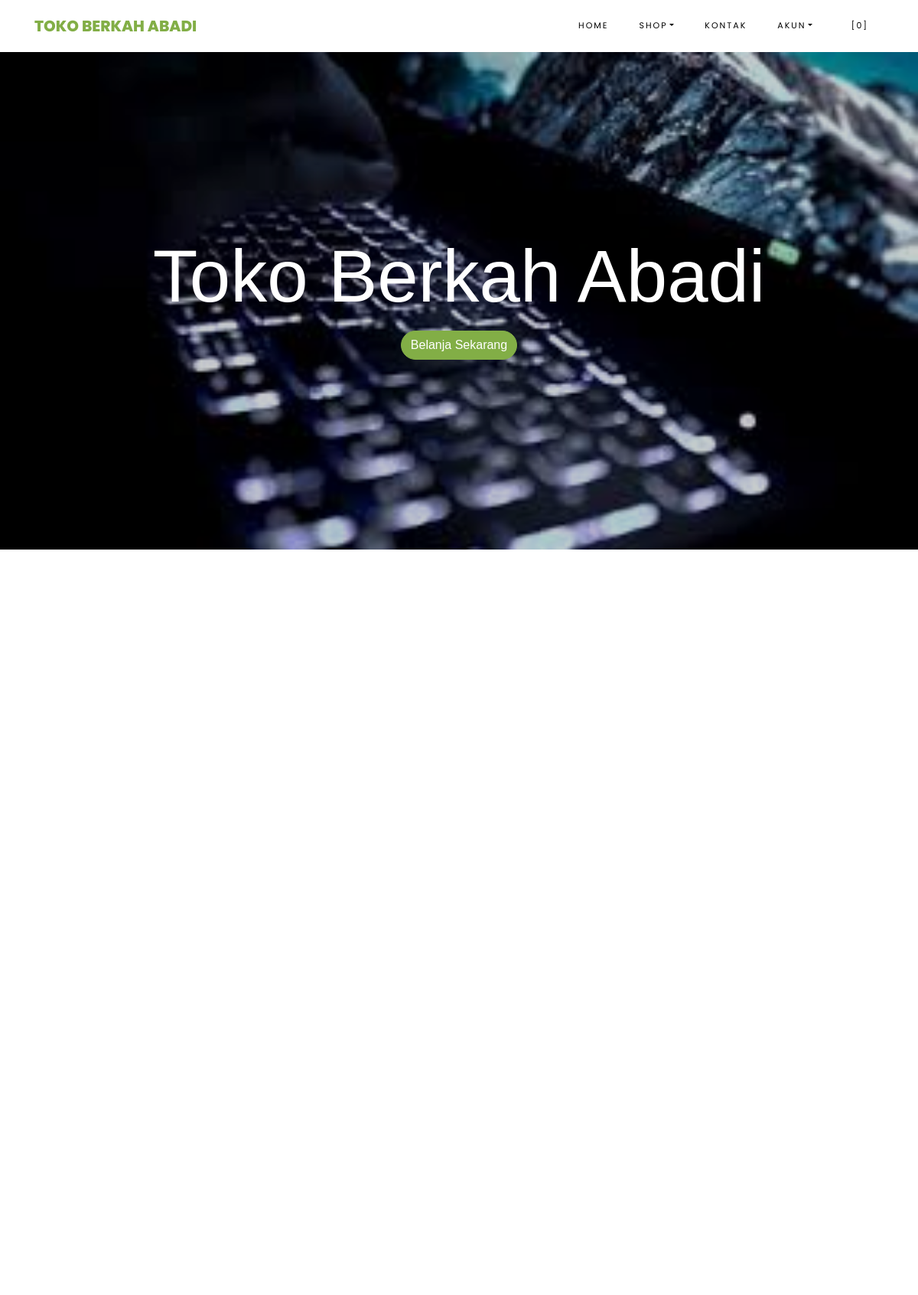
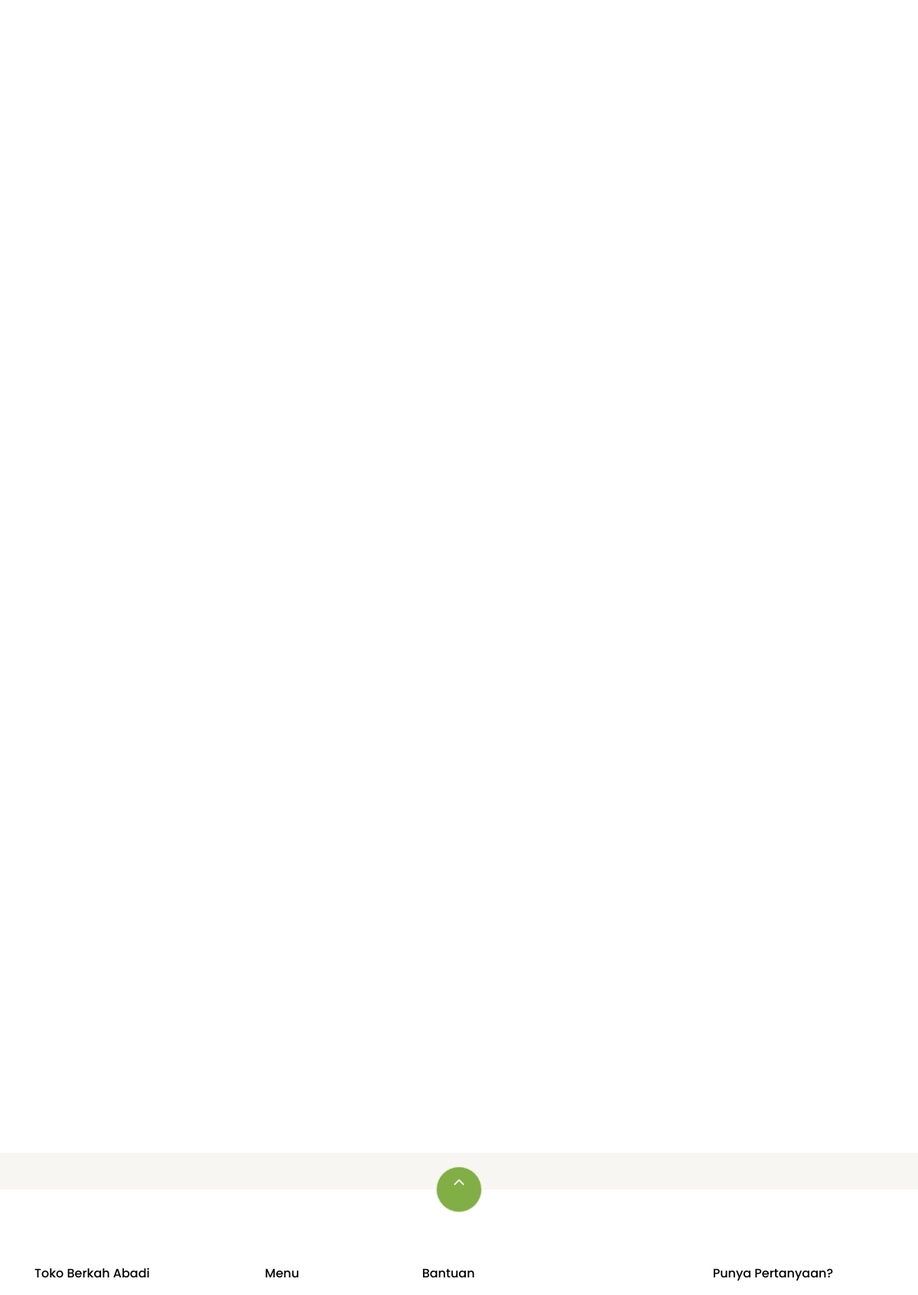
The page / (upper part) on the database its author committed (2 pictures, top to bottom).
### tables this page shows
CREATE TABLE `settings` (
  `id` int(10) NOT NULL,
  `key` varchar(32) NOT NULL,
  `content` text NOT NULL
);

### application/helpers/themes_helper.php (called while the page is built, shortened)
<?php
if ( ! function_exists('get_theme_name'))
{
    function get_theme_name() {
        $current_theme = get_settings('current_theme_name');
        return ($current_theme) ? $current_theme : false;
    }
}
if ( ! function_exists('get_template_part'))
{
    function get_template_part($file_name = null, $params = array()) {
        if ($file_name !== '') {
            $current_theme = get_theme_name();
            if ( file_exists($file_location = VIEWPATH .'themes/'. $current_theme .'/'. $file_name .'.php')) {
                $CI =& get_instance();
                $CI->load->view('themes/'. $current_theme .'/'. $file_name, $params);
            }
            else {
                echo '<div>Kesalahan: berkas tema <b>'. $file_name .'.php</b> tidak ditemukan.<br>Lokasi berkas: <b>'. $file_location .'</b></div>';
            }
        }
    }
}
if ( ! function_exists('get_header'))
{
    function get_header($params = null, $section = '', $current_section = '') {
        $load_params = array();
        if ( is_null($params)) {
            $load_params['title'] = get_settings('site_name');
        }
        else if ( is_string($params)) {
            $load_params['title'] = $params;
        }
        else if ( is_array($params)) {
            $load_params = $params;
        }
        else {
            $load_params['title'] = get_settings('site_name');
        }
        $load_params['sidebar_section'] = $section;
        $load_params['current_section'] = $current_section;
        get_template_part('header', $load_params);
    }
}
if ( ! function_exists('get_footer'))
{
    function get_footer($params = array()) {
        get_template_part('footer', $params);
    }
}
if ( ! function_exists('get_theme_uri'))
{
    function get_theme_uri($file_name = null, $theme_name = NULL)
    {
        $theme_name = ($theme_name == NULL) ? get_theme_name() : $theme_name;
        return is_null($file_name) ? base_url('assets/themes/'. $theme_name .'/') : base_url('assets/themes/'. $theme_name .'/'. $file_name) ;
    }
}

### application/controllers/Home.php (called while the page is built, shortened)
<?php
class Home extends CI_Controller
{
    public function index()
    {
        $params['title'] = 'Selamat Datang di Toko Berkah Abadi';
        $products['products'] = $this->product->get_available_products();
        $products['best_deal'] = $this->product->best_deal_product();
        $products['reviews'] = $this->review->get_all_reviews();
        get_header($params);
        get_template_part('home', $products);
        get_footer();
    }
}

### index.php (called while the page is built, shortened)
<?php
require_once BASEPATH . 'core/CodeIgniter.php';

### application/helpers/global_helper.php (called while the page is built, shortened)
<?php
if (!function_exists('get_settings')) {
    function get_settings($key = '')
    {
        $CI = &get_instance();
        $row = $CI->db
            ->select('content')
            ->where('key', $key)
            ->get('settings')
            ->row();
        return $row->content;
    }
}
if (!function_exists('get_store_name')) {
    function get_store_name()
    {
        return get_settings('store_name');
    }
}

### application/helpers/session_helper.php (called while the page is built, shortened)
<?php
if (!function_exists('init')) {
    function init()
    {
        $CI = &get_instance();
        return $CI;
    }
}
if (!function_exists('session_data')) {
    function session_data()
    {
        $CI = init();
        $read_session_in_cookie = get_cookie('__ACTIVE_SESSION_DATA');
        $read_session_in_session = $CI->session->userdata('__ACTIVE_SESSION_DATA');
        if ($read_session_in_cookie) {
            $read_data = $CI->encryption->decrypt($read_session_in_cookie);
            $read_data = json_decode($read_data);
            return $read_data;
        } else if ($read_session_in_session) {
            $read_data = $CI->encryption->decrypt($read_session_in_session);
            $read_data = json_decode($read_data);
            return $read_data;
        } else {
            $default_session = new stdClass();
            $default_session->is_login = FALSE;
            $default_session->user_id = 0;
            $default_session->login_at = 0;
            $default_session->remember_me = FALSE;
            return $default_session;
        }
    }
}

### application/views/themes/vegefoods/home.php (the view, shortened to what this page needs)
<!DOCTYPE html>
<html lang="en">
<head>
  <link rel="stylesheet" href="https://cdnjs.cloudflare.com/ajax/libs/font-awesome/6.0.0-beta3/css/all.min.css">
</head>
<body>
  <section id="home-section" class="hero">
    <div class="home-slider owl-carousel">
      <div class="slider-item" style="background-image: url(<?php echo get_theme_uri('images/bg1.jpg'); ?>);">
        <div class="overlay"></div>
        <div class="container">
          <div class="row slider-text justify-content-center align-items-center" data-scrollax-parent="true">
            <div class="col-md-12 ftco-animate text-center">
              <h1 class="mb-2">Toko Berkah Abadi</h1>
              <p><a href="#products" class="btn btn-primary">Belanja Sekarang</a></p>
            </div>
          </div>
        </div>
      </div>
    </div>
  </section>
  <section class="ftco-section" id="products">
    <div class="container">
      <div class="row justify-content-center mb-3 pb-3">
      </div>
      <div class="row">
      </div>
    </div>
  </section>
  <section class="ftco-section testimony-section">
    <div class="container">
      <div class="row justify-content-center mb-5 pb-3">
      </div>
    </div>
  </section>
</body>
</html>

### application/views/themes/vegefoods/header.php (shortened to what this page needs)
<!DOCTYPE html>
<html lang="en">
<head>
	<link rel="stylesheet" href="<?php echo get_theme_uri('css/open-iconic-bootstrap.min.css'); ?>">
	<link rel="stylesheet" href="<?php echo get_theme_uri('css/animate.css'); ?>">
	<link rel="stylesheet" href="<?php echo get_theme_uri('css/owl.carousel.min.css'); ?>">
	<link rel="stylesheet" href="<?php echo get_theme_uri('css/owl.theme.default.min.css'); ?>">
	<link rel="stylesheet" href="<?php echo get_theme_uri('css/magnific-popup.css'); ?>">
	<link rel="stylesheet" href="<?php echo get_theme_uri('css/aos.css'); ?>">
	<link rel="stylesheet" href="<?php echo get_theme_uri('css/ionicons.min.css'); ?>">
	<link rel="stylesheet" href="<?php echo get_theme_uri('js/plugins/@fortawesome/fontawesome-free/css/all.min.css', 'argon'); ?>">
	<link rel="stylesheet" href="<?php echo get_theme_uri('css/bootstrap-datepicker.css'); ?>">
	<link rel="stylesheet" href="<?php echo get_theme_uri('css/jquery.timepicker.css'); ?>">
	<link rel="stylesheet" href="<?php echo get_theme_uri('css/flaticon.css'); ?>">
	<link rel="stylesheet" href="<?php echo get_theme_uri('css/icomoon.css'); ?>">
	<link rel="stylesheet" href="<?php echo get_theme_uri('css/style.css'); ?>">
	<link rel="stylesheet" href="<?php echo base_url('assets/plugins/toastr/toastr.min.css'); ?>">
	<nav class="navbar navbar-expand-lg navbar-dark ftco_navbar bg-dark ftco-navbar-light" id="ftco-navbar">
		<div class="container">
			<a class="navbar-brand" href="<?php echo base_url(); ?>"><?php echo get_store_name(); ?></a>
			<div class="collapse navbar-collapse" id="ftco-nav">
				<ul class="navbar-nav ml-auto">
					<li class="nav-item active"><a href="<?php echo base_url(); ?>" class="nav-link">Home</a></li>
					<li class="nav-item dropdown">
						<a class="nav-link dropdown-toggle" href="#" id="dropdown04" data-toggle="dropdown" aria-haspopup="true" aria-expanded="false">Shop</a>
					</li>
					<li class="nav-item"><a href="<?php echo site_url('pages/contact'); ?>" class="nav-link">Kontak</a></li>
					<li class="nav-item dropdown">
						<a class="nav-link dropdown-toggle" href="#" id="dropdown05" data-toggle="dropdown" aria-haspopup="true" aria-expanded="false">Akun</a>
					</li>
					<li class="nav-item cta cta-colored"><a href="<?php echo site_url('shop/cart'); ?>" class="nav-link"><span class="icon-shopping_cart"></span>[<span class="cart-item-total">0</span>]</a></li>
				</ul>
			</div>
		</div>
	</nav>

### application/views/themes/vegefoods/footer.php (shortened to what this page needs)
<section class="ftco-section ftco-no-pt ftco-no-pb py-5 bg-light">
  <div class="container py-4">
  </div>
</section>
<footer class="ftco-footer ftco-section">
  <div class="container">
    <div class="row">
      <div class="mouse">
        <a href="#" class="mouse-icon">
          <div class="mouse-wheel"><span class="ion-ios-arrow-up"></span></div>
        </a>
      </div>
    </div>
    <div class="row mb-5">
      <div class="col-md">
        <div class="ftco-footer-widget mb-4">
          <h2 class="ftco-heading-2"><?php echo get_store_name(); ?></h2>
        </div>
      </div>
      <div class="col-md">
        <div class="ftco-footer-widget mb-4 ml-md-5">
          <h2 class="ftco-heading-2">Menu</h2>
        </div>
      </div>
      <div class="col-md-4">
        <div class="ftco-footer-widget mb-4">
          <h2 class="ftco-heading-2">Bantuan</h2>
        </div>
      </div>
      <div class="col-md">
        <div class="ftco-footer-widget mb-4">
          <h2 class="ftco-heading-2">Punya Pertanyaan?</h2>
        </div>
      </div>
    </div>
  </div>
</footer>
</body>
</html>

### assets/themes/vegefoods/css/icomoon.css (style rules this page uses)
[class^="icon-"], [class*=" icon-"] { font-family: 'icomoon' !important; speak: none; font-style: normal; font-weight: normal; font-variant: normal; text-transform: none; line-height: 1; -webkit-font-smoothing: antialiased; -moz-osx-font-smoothing: grayscale; }
.icon-shopping_cart:before { content: "\e8cc"; }

### application/views/themes/vegefoods/home.php (style rules this page uses)
#home-section.hero .slider-item .container .slider-text h1, #home-section.hero .slider-item .container .slider-text p, #home-section.hero .slider-item .container .slider-text .btn-primary { font-family: "Trebuchet MS", sans-serif; color: #fff; }

### rows shown on the page
settings: content "TOKO BERKAH ABADI", content "Toko Berkah Abadi"
settings: content (picture)
